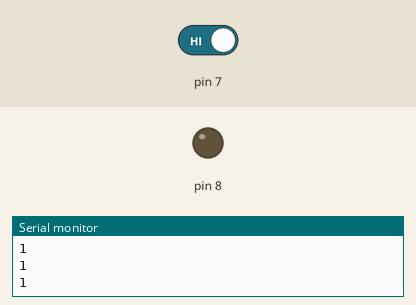
Recording of a sketch running on a simulated Arduino Uno, built with avr-gcc and run on an emulated ATmega328P. Parts: output pins drawn as LEDs (lit = HIGH), the last lines printed to the serial monitor. The test bench sets the inputs (shaded band); at power-on: pin 7 HIGH.

Above: at 1.2 s.
1.3 s: pin 7 driven LOW
At 2.3 s:
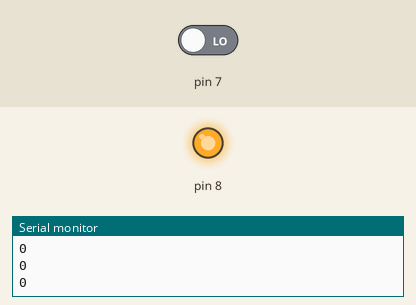
2.8 s: pin 7 driven HIGH
At 3.5 s:
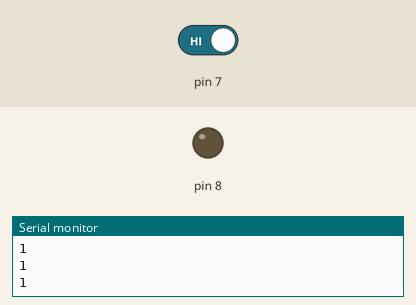
Timing chart, 0 to 5.8 s (numbered marks = the images above; inputs shaded):
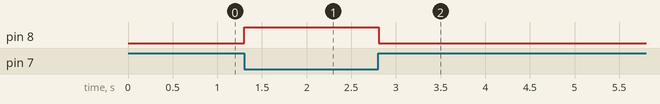

The sketch:

R14._IOT_Study_Lamp.ino
```cpp
//www.roboticschools.com

void setup()
{
  pinMode(7, INPUT);
  Serial.begin(9600);
  pinMode(8, OUTPUT);
}

void loop()
{
  int sensor = digitalRead(7);
  Serial.println(sensor);
  if (sensor == 0) {
    digitalWrite(8, HIGH);
  } else {
    digitalWrite(8, LOW);
  }
  delay(10); // Delay a little bit to improve simulation performance
}
```

Measured:
- after the input at 1.3 s, pin 8: LOW → HIGH at once
- after the input at 2.8 s, pin 8: HIGH → LOW at once
